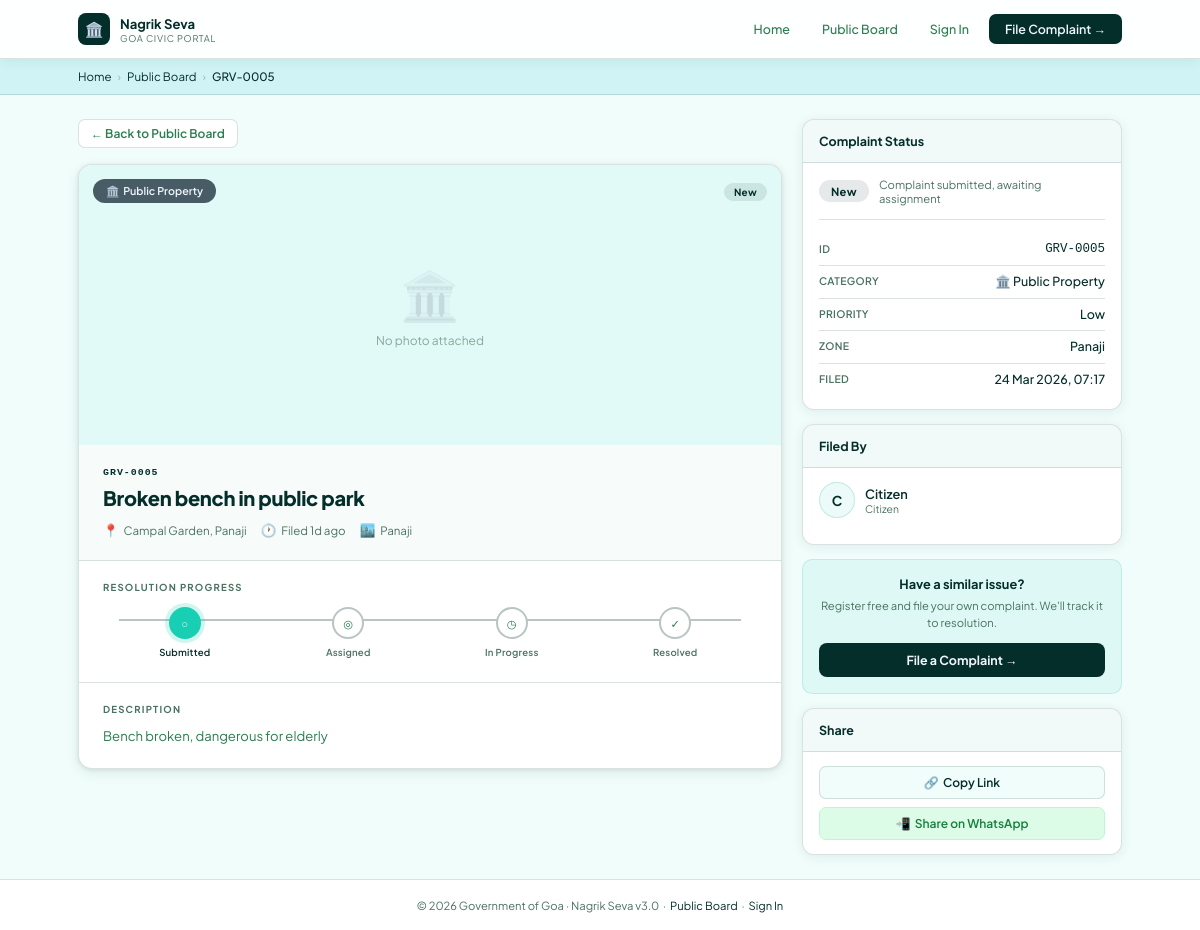
The page /complaint_detail.php?id=5 on the database its author committed.
### tables this page shows
CREATE TABLE IF NOT EXISTS complaints (
  id            INT UNSIGNED AUTO_INCREMENT PRIMARY KEY,
  complaint_no  VARCHAR(20)  NOT NULL UNIQUE,       
  citizen_id    INT UNSIGNED NOT NULL,
  officer_id    INT UNSIGNED DEFAULT NULL,
  category      ENUM('road','water','electricity','sanitation','property','lost') NOT NULL,
  title         VARCHAR(200) NOT NULL,
  description   TEXT         NOT NULL,
  location      VARCHAR(250) NOT NULL,
  latitude      DECIMAL(10,7) DEFAULT NULL,
  longitude     DECIMAL(10,7) DEFAULT NULL,
  zone          VARCHAR(80)  DEFAULT NULL,
  status        ENUM('new','assigned','in_progress','resolved','closed','escalated')
                NOT NULL DEFAULT 'new',
  priority      ENUM('low','medium','high') NOT NULL DEFAULT 'medium',
  photo_path    VARCHAR(255) DEFAULT NULL,          
  officer_notes TEXT         DEFAULT NULL,
  resolved_at   DATETIME     DEFAULT NULL,
  created_at    TIMESTAMP    DEFAULT CURRENT_TIMESTAMP,
  updated_at    TIMESTAMP    DEFAULT CURRENT_TIMESTAMP ON UPDATE CURRENT_TIMESTAMP,
  FOREIGN KEY (citizen_id) REFERENCES users(id) ON DELETE CASCADE,
  FOREIGN KEY (officer_id) REFERENCES users(id) ON DELETE SET NULL,
  INDEX idx_status (status),
  INDEX idx_citizen (citizen_id),
  INDEX idx_officer (officer_id),
  INDEX idx_zone    (zone)
);

### complaint_detail.php (the view, shortened to what this page needs)
<?php
require_once 'config.php';
$id = (int)($_GET['id'] ?? 0);
$role      = $_SESSION['role'] ?? '';
$st = $conn->prepare("SELECT c.*, u.name AS citizen_name, u.email AS citizen_email, o.name AS officer_name, o.email AS officer_email FROM complaints c LEFT JOIN users u ON c.citizen_id=u.id LEFT JOIN users o ON c.officer_id=o.id WHERE c.id=? LIMIT 1");
$st->bind_param('i',$id); $st->execute();
$c = $st->get_result()->fetch_assoc(); $st->close();
$cat_icon  = ['road'=>'🚧','water'=>'💧','electricity'=>'⚡','sanitation'=>'🧹','property'=>'🏛️','lost'=>'🔍'];
$cat_label = ['road'=>'Road & Infrastructure','water'=>'Water Issues','electricity'=>'Electricity Faults','sanitation'=>'Sanitation & Garbage','property'=>'Public Property','lost'=>'Lost & Found'];
$s_cfg = [
    'new'        =>['label'=>'New',         'cls'=>'s-new',  'desc'=>'Complaint submitted, awaiting assignment'],
    'assigned'   =>['label'=>'Assigned',    'cls'=>'s-asgn', 'desc'=>'Assigned to a department officer'],
    'in_progress'=>['label'=>'In Progress', 'cls'=>'s-prog', 'desc'=>'Field team is actively working on this'],
    'resolved'   =>['label'=>'Resolved',    'cls'=>'s-res',  'desc'=>'Issue has been resolved'],
    'escalated'  =>['label'=>'Escalated',   'cls'=>'s-esc',  'desc'=>'Escalated to senior authority'],
    'closed'     =>['label'=>'Closed',      'cls'=>'s-cls',  'desc'=>'Complaint closed'],
];
$sc = $s_cfg[$c['status']] ?? ['label'=>ucfirst($c['status']),'cls'=>'s-new','desc'=>''];
function time_ago($dt) {
    $d = time() - strtotime($dt);
    if($d<604800)return floor($d/86400).'d ago';
    return date('d M Y', strtotime($dt));
}
$is_logged_in = !empty($_SESSION['user_id']);
$dash_link = match($role){
    'citizen'=>'citizen_dashboard.php',
    'officer'=>'officer_dashboard.php',
    'regulator'=>'regulator_dashboard.php',
    default=>'citizen_login.php'
};
?>
<!DOCTYPE html>
<html lang="en">
<head>
</head>
<body>
<nav class="nav">
  <div class="nav-in">
    <div class="nav-brand">
      <div class="nav-mark">🏛️</div>
      <div><div class="nav-name">Nagrik Seva</div><div class="nav-sub">Goa Civic Portal</div></div>
    </div>
    <div class="nav-right">
      <a href="index.php" class="nav-link">Home</a>
      <a href="public_board.php" class="nav-link">Public Board</a>
      <?php if($is_logged_in): ?>
      <a href="<?= $dash_link ?>" class="nav-avatar" title="<?= htmlspecialchars($_SESSION['name'] ?? '') ?>">
        <?= strtoupper(substr($_SESSION['name'] ?? 'U', 0, 1)) ?>
        <div class="nav-avatar-dropdown">
          <div class="nad-name"><?= htmlspecialchars($_SESSION['name'] ?? '') ?></div>
          <div class="nad-role"><?= ucfirst($_SESSION['role'] ?? 'citizen') ?></div>
          <div class="nad-divider"></div>
          <a class="nad-item" href="<?= $dash_link ?>">⊞ &nbsp;Dashboard</a>
          <a class="nad-item nad-logout" href="logout.php">↩ &nbsp;Sign Out</a>
        </div>
      </a>
      <?php else: ?>
      <a href="citizen_login.php" class="nav-link">Sign In</a>
      <a href="citizen_register.php" class="nav-btn">File Complaint →</a>
      <?php endif; ?>
    </div>
  </div>
</nav>
<div class="breadcrumb">
  <div class="bc-in">
    <a href="index.php">Home</a>
    <span class="bc-sep">›</span>
    <a href="public_board.php">Public Board</a>
    <span class="bc-sep">›</span>
    <span class="bc-cur"><?= htmlspecialchars($c['complaint_no']) ?></span>
  </div>
</div>
<div class="page">
  <div>
    <a href="public_board.php" class="back-link">← Back to Public Board</a>
    <div class="main-card">
      <div class="photo-wrap">
        <?php if($c['photo_path'] && file_exists($c['photo_path'])): ?>
        <img src="<?= htmlspecialchars($c['photo_path']) ?>" alt="Complaint photo">
        <?php else: ?>
        <div class="photo-placeholder">
          <div class="pp-ico"><?= $cat_icon[$c['category']] ?? '📋' ?></div>
          <div class="pp-txt">No photo attached</div>
        </div>
        <?php endif; ?>
        <div class="photo-badge">
          <?= $cat_icon[$c['category']] ?? '📋' ?> &nbsp;<?= $cat_label[$c['category']] ?? ucfirst($c['category']) ?>
        </div>
        <div class="photo-status">
          <span class="pill <?= $sc['cls'] ?>"><?= $sc['label'] ?></span>
        </div>
      </div>
      <div class="comp-head">
        <div class="comp-no"><?= htmlspecialchars($c['complaint_no']) ?></div>
        <div class="comp-title"><?= htmlspecialchars($c['title']) ?></div>
        <div class="comp-meta-row">
          <span class="cm-item"><span class="cm-ico">📍</span> <?= htmlspecialchars($c['location']) ?></span>
          <span class="cm-item"><span class="cm-ico">🕐</span> Filed <?= time_ago($c['created_at']) ?></span>
          <?php if($c['zone']): ?>
          <span class="cm-item"><span class="cm-ico">🏙️</span> <?= htmlspecialchars($c['zone']) ?></span>
          <?php endif; ?>
        </div>
      </div>
      <div class="comp-section">
        <div class="cs-label">Resolution Progress</div>
        <?php
        $steps    = [
            ['key'=>'new',         'icon'=>'○', 'label'=>'Submitted'],
            ['key'=>'assigned',    'icon'=>'◎', 'label'=>'Assigned'],
            ['key'=>'in_progress', 'icon'=>'◷', 'label'=>'In Progress'],
            ['key'=>'resolved',    'icon'=>'✓', 'label'=>'Resolved'],
        ];
        $order_map = ['new'=>0,'assigned'=>1,'in_progress'=>2,'resolved'=>3,'closed'=>3,'escalated'=>2];
        $cur_order = $order_map[$c['status']] ?? 0;
        ?>
        <div class="timeline">
          <?php foreach($steps as $i=>$s):
            $s_order = $order_map[$s['key']] ?? $i;
            $cls = '';
            if ($c['status'] === 'escalated' && $s['key'] === 'in_progress') $cls = 'esc';
            elseif ($s_order < $cur_order) $cls = 'done';
            elseif ($s_order === $cur_order) $cls = 'current';
          ?>
          <div class="tl-step <?= $cls ?>">
            <div class="tl-dot"><?= $cls==='done'?'✓': ($cls==='esc'?'!':$s['icon']) ?></div>
            <div class="tl-lbl"><?= $s['label'] ?></div>
          </div>
          <?php endforeach; ?>
        </div>
      </div>
      <?php if($c['description']): ?>
      <div class="comp-section">
        <div class="cs-label">Description</div>
        <div class="cs-text"><?= nl2br(htmlspecialchars($c['description'])) ?></div>
      </div>
      <?php endif; ?>
    </div>
  </div>
  <div class="side-stack">
    <div class="sc">
      <div class="sch">Complaint Status</div>
      <div class="scb">
        <div style="display:flex;align-items:center;gap:10px;margin-bottom:14px;padding-bottom:14px;border-bottom:1px solid var(--border)">
          <span class="pill <?= $sc['cls'] ?>" style="font-size:.7rem;padding:4px 12px"><?= $sc['label'] ?></span>
          <span style="font-size:.7rem;color:var(--muted)"><?= $sc['desc'] ?></span>
        </div>
        <div class="ir"><span class="ir-k">ID</span><span class="ir-v" style="font-family:monospace;color:var(--a)"><?= htmlspecialchars($c['complaint_no']) ?></span></div>
        <div class="ir"><span class="ir-k">Category</span><span class="ir-v"><?= $cat_icon[$c['category']]??'' ?> <?= $cat_label[$c['category']]??ucfirst($c['category']) ?></span></div>
        <div class="ir"><span class="ir-k">Priority</span><span class="ir-v"><?= ucfirst($c['priority'] ?? 'Medium') ?></span></div>
        <div class="ir"><span class="ir-k">Zone</span><span class="ir-v"><?= htmlspecialchars($c['zone'] ?? '—') ?></span></div>
        <div class="ir"><span class="ir-k">Filed</span><span class="ir-v"><?= date('d M Y, H:i', strtotime($c['created_at'])) ?></span></div>
      </div>
    </div>
    <div class="sc">
      <div class="sch">Filed By</div>
      <div class="scb">
        <div style="display:flex;align-items:center;gap:10px;margin-bottom:12px">
          <div style="width:36px;height:36px;border-radius:50%;background:var(--ag);border:1px solid rgba(16,158,136,.2);display:flex;align-items:center;justify-content:center;font-size:.85rem;font-weight:700;color:var(--a);flex-shrink:0">
            <?= strtoupper(substr($c['citizen_name']??'C',0,1)) ?>
          </div>
          <div>
            <div style="font-size:.8rem;font-weight:600;color:var(--text)"><?= htmlspecialchars($c['citizen_name']??'Citizen') ?></div>
            <div style="font-size:.65rem;color:var(--muted)">Citizen</div>
          </div>
        </div>
      </div>
    </div>
    <?php if(!$is_logged_in): ?>
    <div class="cta-box">
      <div class="cta-box-title">Have a similar issue?</div>
      <div class="cta-box-sub">Register free and file your own complaint. We'll track it to resolution.</div>
      <a href="citizen_register.php">File a Complaint →</a>
    </div>
    <?php endif; ?>
    <div class="sc">
      <div class="sch">Share</div>
      <div class="scb" style="display:flex;flex-direction:column;gap:8px">
        <button onclick="copyLink()" style="width:100%;padding:8px;border-radius:7px;background:var(--bg);border:1px solid var(--border);font-family:'Plus Jakarta Sans',sans-serif;font-size:.75rem;font-weight:600;color:var(--text);cursor:pointer;transition:all .14s;" id="copy-btn">
          🔗 &nbsp;Copy Link
        </button>
        <a href="https://wa.me/?text=<?= urlencode('Check this civic complaint on Nagrik Seva: '.htmlspecialchars($c['title']).' — '.'http://'.$_SERVER['HTTP_HOST'].$_SERVER['REQUEST_URI']) ?>" target="_blank"
           style="display:block;width:100%;padding:8px;border-radius:7px;background:#dcfce7;border:1px solid #bbf7d0;font-size:.75rem;font-weight:600;color:#15803d;text-align:center;transition:all .14s;">
          📲 &nbsp;Share on WhatsApp
        </a>
      </div>
    </div>
  </div>
</div>
<div style="background:var(--white);border-top:1px solid var(--border);padding:18px 28px;text-align:center;font-size:.7rem;color:var(--muted);">
  © 2026 Government of Goa · Nagrik Seva v3.0 &nbsp;·&nbsp;
  <a href="public_board.php" style="color:var(--a)">Public Board</a> &nbsp;·&nbsp;
  <a href="citizen_login.php" style="color:var(--a)">Sign In</a>
</div>
</body>
</html>

### rows shown on the page
complaints: complaint_no "GRV-0005", category "🏛️", category "Public Property", status "New", title "Broken bench in public park", location "Campal Garden, Panaji", created_at "1d ago", zone "Panaji", description "Bench broken, dangerous for elderly", status "Complaint submitted, awaiting assignment", priority "Low", created_at "24 Mar 2026, 07:17"

### other values the page prints
$s['icon'] "○"
$s['label'] "Submitted"
$s['icon'] "◎"
$s['label'] "Assigned"
$s['icon'] "◷"
$s['label'] "In Progress"
$s['icon'] "✓"
$s['label'] "Resolved"
substr($c['citizen_name']??'C',0,1) "C"
$c['citizen_name'] "Citizen"
